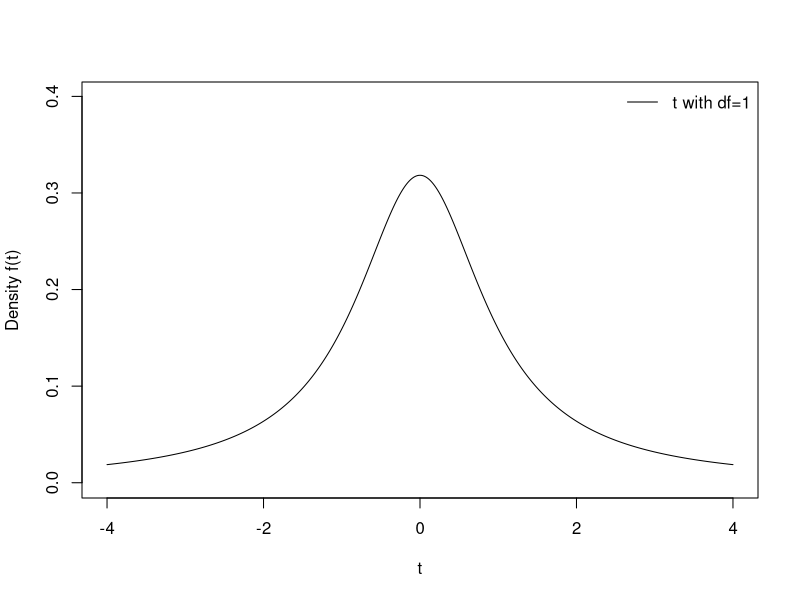
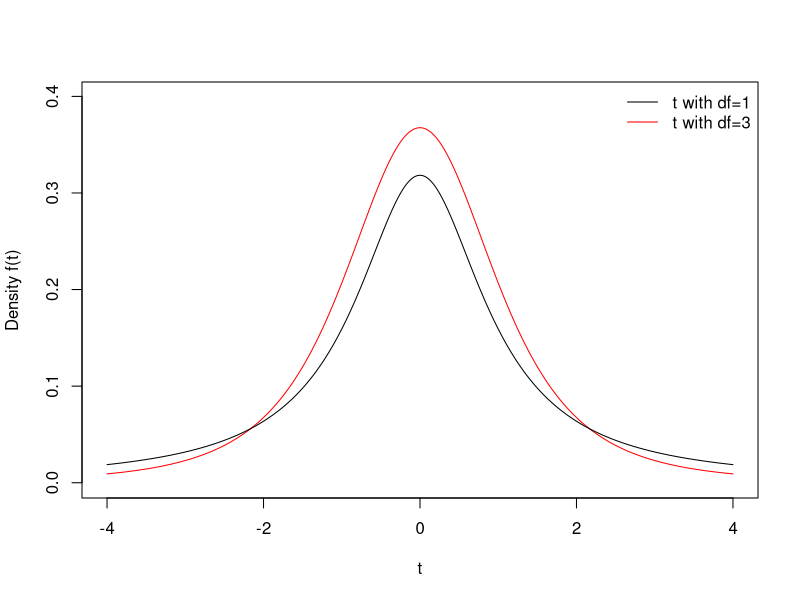
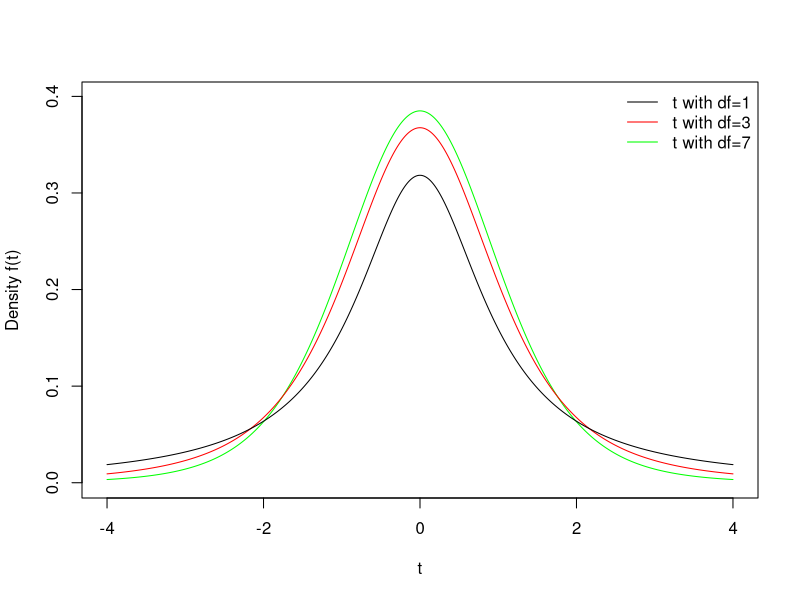
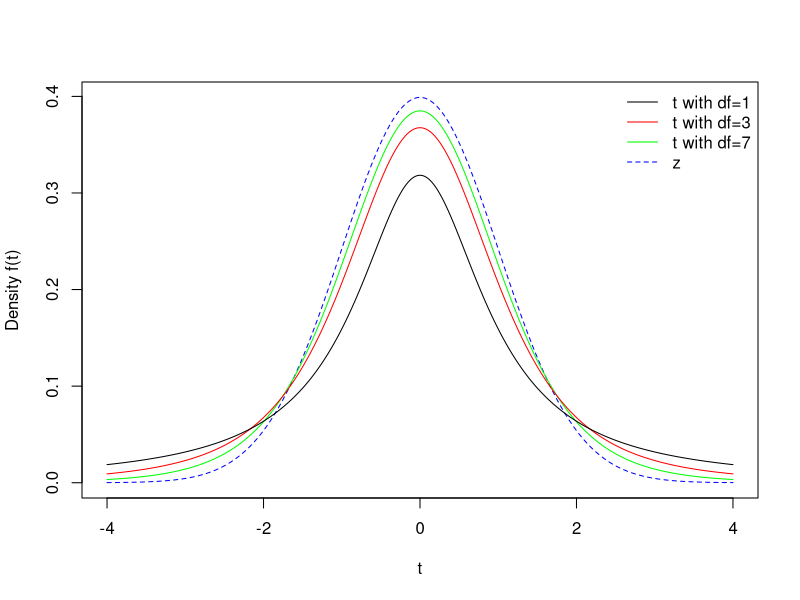

R code for these plots, in order:
## ---- chunk 1
# Install these packages first
library(dplyr)
library(ggplot2)
library(tidyr)
library(knitr)
library(readr)

# Set seed for random number generator
set.seed(76)
## ---- chunk 2
curve(dnorm(x, mean=0, sd=1), from=-4, to=4, n=1000, xlab="t", ylab="Density f(t)", 
      col="white", lty=2)
curve(dt(x, df=1), from=-4, to=4, n=1000, col="black", add=TRUE)
legend(
  "topright",
  bty="n",
  legend = c("t with df=1"),
  col = c("black"),
  lty = c(1)
)
## ---- chunk 3
curve(dnorm(x, mean=0, sd=1), from=-4, to=4, n=1000, xlab="t", ylab="Density f(t)", 
      col="white", lty=2)
curve(dt(x, df=3), from=-4, to=4, n=1000, col="red", add=TRUE)
curve(dt(x, df=1), from=-4, to=4, n=1000, col="black", add=TRUE)
legend(
  "topright",
  bty="n",
  legend = c("t with df=1", "t with df=3"),
  col = c("black", "red"),
  lty = c(1, 1)
)
## ---- chunk 4
curve(dnorm(x, mean=0, sd=1), from=-4, to=4, n=1000, xlab="t", ylab="Density f(t)", 
      col="white", lty=2)
curve(dt(x, df=7), from=-4, to=4, n=1000, col="green", add=TRUE)
curve(dt(x, df=3), from=-4, to=4, n=1000, col="red", add=TRUE)
curve(dt(x, df=1), from=-4, to=4, n=1000, col="black", add=TRUE)
legend(
  "topright",
  bty="n",
  legend = c("t with df=1", "t with df=3", "t with df=7"),
  col = c("black", "red", "green"),
  lty = c(1, 1, 1)
)
## ---- chunk 5
curve(dnorm(x, mean=0, sd=1), from=-4, to=4, n=1000, xlab="t", ylab="Density f(t)", 
      col="blue", lty=2)
curve(dt(x, df=7), from=-4, to=4, n=1000, col="green", add=TRUE)
curve(dt(x, df=3), from=-4, to=4, n=1000, col="red", add=TRUE)
curve(dt(x, df=1), from=-4, to=4, n=1000, col="black", add=TRUE)
legend(
  "topright",
  bty="n",
  legend = c("t with df=1", "t with df=3", "t with df=7", "z"),
  col = c("black", "red", "green", "blue"),
  lty = c(1, 1, 1, 2)
)
